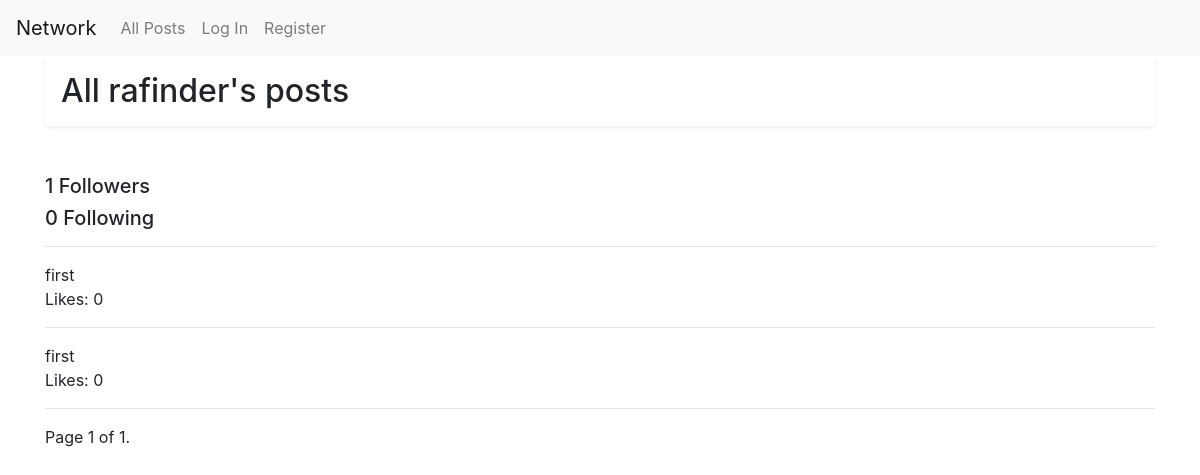
The page /profile/rafinder on the database its author committed.
### network/models.py (models this page shows, shortened)
class User(AbstractUser):
    posts = models.ForeignKey('Post', on_delete=models.CASCADE, default=None, null=True, blank=True)
    followers = models.ManyToManyField('self', blank=True, related_name='followers_users', symmetrical=False)
    following = models.ManyToManyField('self', blank=True, related_name='following_users', symmetrical=False)

class Post(models.Model):
    author = models.ForeignKey(User, on_delete=models.CASCADE, default=None, null=True, blank=True)
    text = models.CharField(max_length=500)
    date = models.DateTimeField(auto_now_add=True)
    likes = models.ManyToManyField(User, blank=True, related_name='likes_users')

### network/views.py (the view)
# urls.py: path('profile/<str:name>', views.profile, name='profile'),
def profile(request, name):
    user = User.objects.get(username=name)
    followers = user.followers.count()
    following = user.following.count()
    posts = Post.objects.filter(author=user.id)
    posts = posts.order_by('-date')
    paginator = Paginator(posts, 10)
    page = request.GET.get('page')
    try:
        posts_pag = paginator.page(page)
    except PageNotAnInteger:
        posts_pag = paginator.page(1)
    except EmptyPage:
        posts_pag = paginator.page(paginator.num_pages)
    return render(request, 'network/profile.html', {
            'username': user,
            'followers_count': followers,
            'following_count': following,
            'posts': posts_pag,
        })

### network/templates/network/profile.html (shortened to what this page needs)
{% extends "network/layout.html" %}
{% load static %}
{% block body %}
<div class="container">
    <h2 id="h2-posts" class="shadow-sm p-3 mb-5 bg-body rounded">All {{username}}'s posts</h2>
    <h4 class="_name" style="display: none;">{{ username }}</h4><span>
    <h5 id='followers_count'>{{followers_count}} Followers</h5>
    <h5 id='following_count'>{{following_count}} Following</h5>
    <hr>
    {% for post in posts %}
    <div class="post-frame">
        <div class="text-{{post.id}} elem-post">{{post.text}}</div>
        <span id='num-{{post.id}}'>Likes: {{post.likes.count}}</span>
        <hr>
    </div>
    {% endfor %}
    {% include "network/pagination.html" with page=posts %}
</div>
{% endblock %}

### rows shown on the page
User: username "rafinder"
Post: text "first", likes.count "0"
Post: text "first", likes.count "0"

### other values the page prints
{{ followers_count }} "1"
{{ following_count }} "0"
{{ page.number }} "1"
{{ page.paginator.num_pages }} "1"
